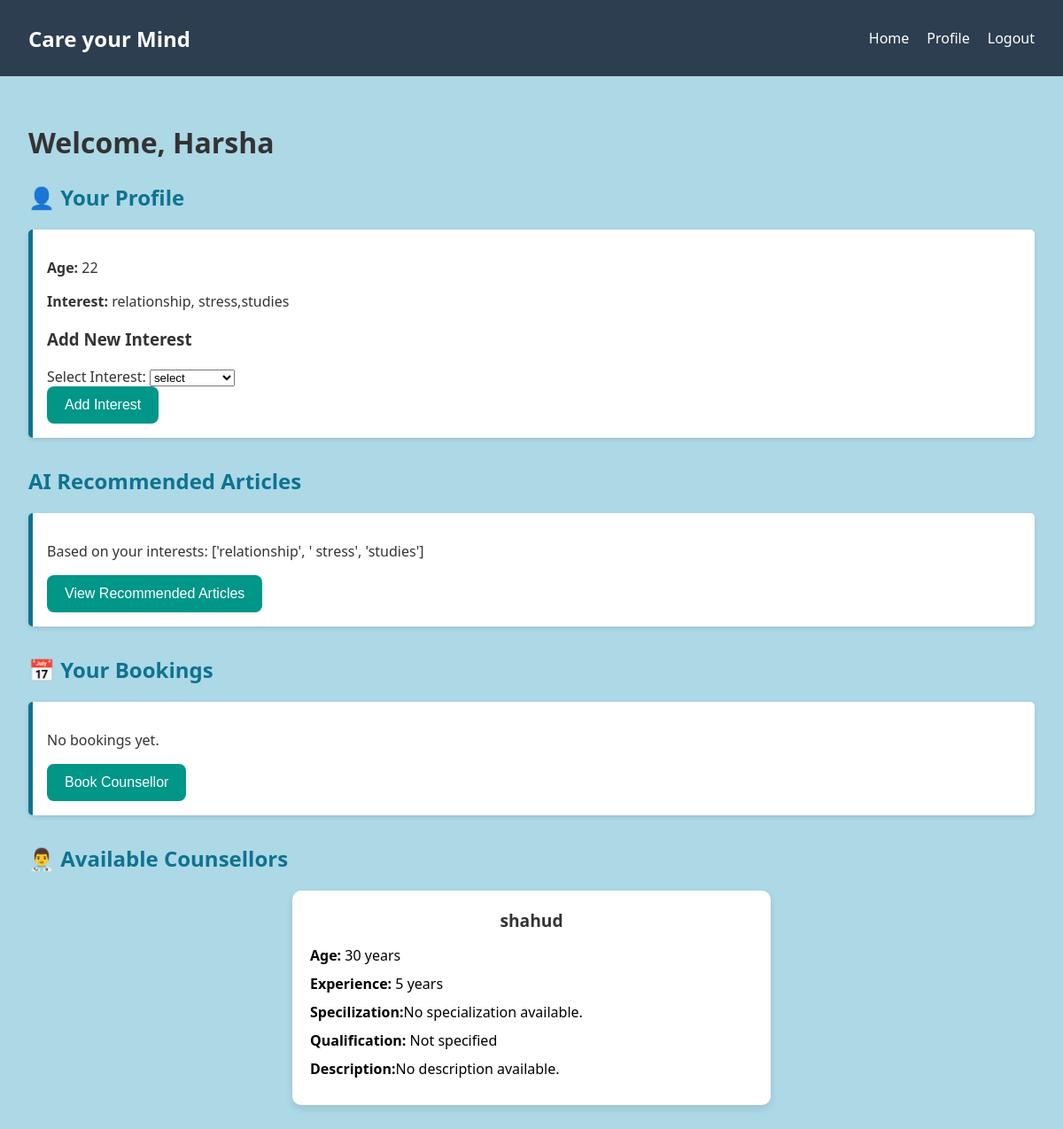
The page /client_dashboard/ (signed in) on the database as committed earlier.
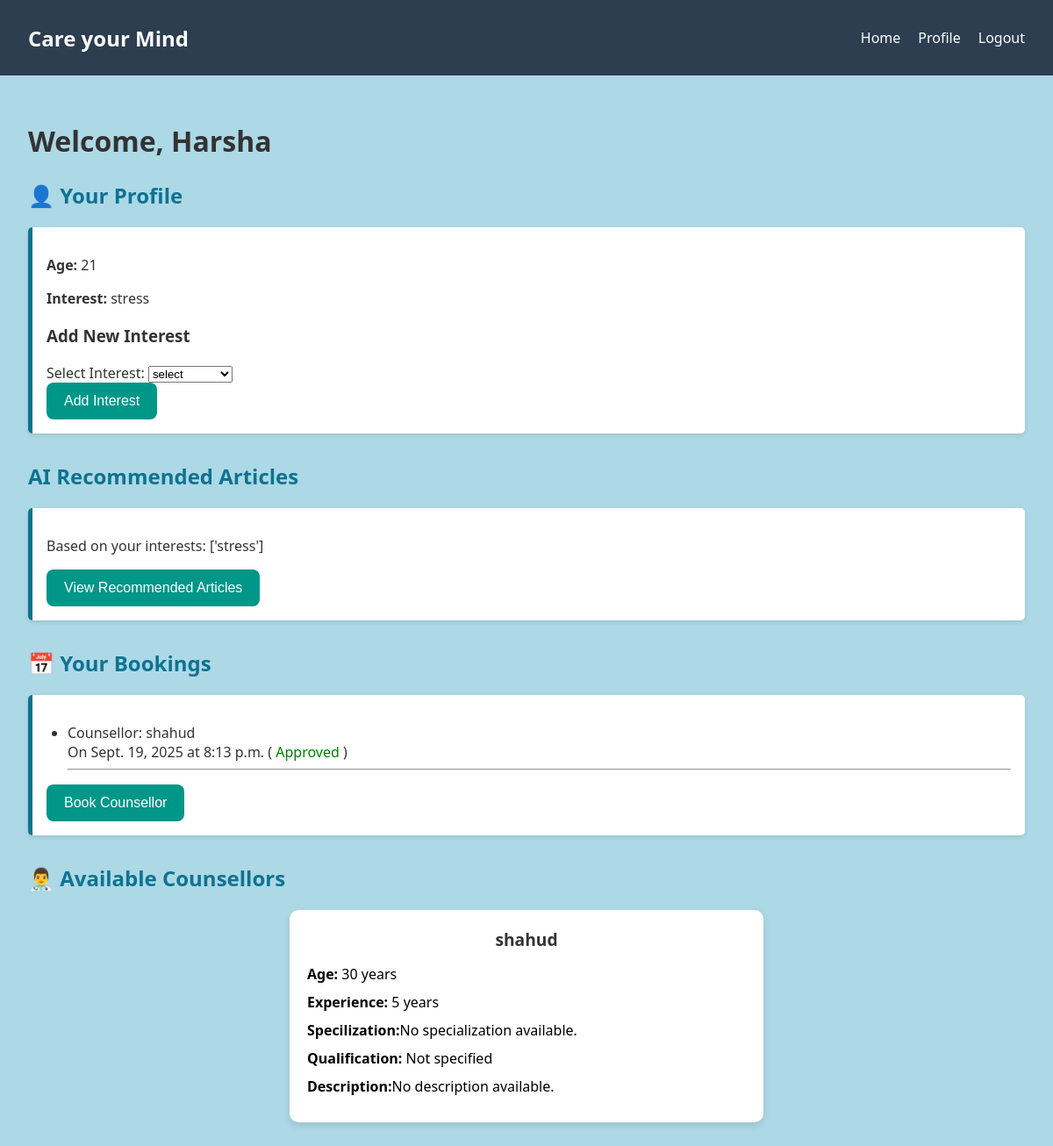
The same page on the database as committed later.
### main/models.py (models this page shows, shortened)
class User(AbstractUser):
    is_client = models.BooleanField(default=False)
    is_counsellor = models.BooleanField(default=False)

class Client(models.Model):
    user = models.OneToOneField(User, on_delete=models.CASCADE, null=True, blank=True)
    age = models.IntegerField(null=True, blank=True)
    interest = models.CharField(max_length=255, blank=True)

class Counsellor(models.Model):
    SPECIALIZATION_CHOICES = [
        ('stress_management', 'Stress Management'),
        ('career_guidance', 'Career Guidance'),
        ('mental_health', 'Mental Health Support'),
        ('marriage_relationship', 'Marriage and Relationship'),
        ('addiction', 'Addiction Counselling'),
        ('grief_loss', 'Grief and Loss'),
        ('self_esteem', 'Self-Esteem and Personal Growth'),
        ('family_therapy', 'Family Therapy'),
        ('trauma_ptsd', 'Trauma and PTSD'),
        ('eating_disorders', 'Eating Disorders Support'),
        ('child_adolescent', 'Child and Adolescent'),
        ('anger_management', 'Anger Management'),
        ('mindfulness', 'Mindfulness and Meditation'),
        ('financial_stress', 'Financial Stress'),
        ('lgbtq', 'LGBTQ+ Affirmative Therapy'),
    ]
    user = models.OneToOneField(User, on_delete=models.CASCADE, null=True, blank=True)
    qualification = models.CharField(max_length=255, blank=True, null=True)
    age = models.IntegerField(null=True, blank=True)
    experience = models.IntegerField(null=True, blank=True)
    specialization = models.CharField(max_length=255, choices=SPECIALIZATION_CHOICES, blank=True)
    description = models.TextField(blank=True, null=True)

class Booking(models.Model):
    client = models.ForeignKey(Client, on_delete=models.CASCADE)
    counsellor = models.ForeignKey(Counsellor, on_delete=models.CASCADE)
    requested_at = models.DateTimeField(auto_now_add=True)
    status = models.CharField(
        max_length=20,
        choices=[("pending", "Pending"), ("approved", "Approved")],
        default="pending"
    )
    approved_date = models.DateField(null=True, blank=True)
    approved_time = models.TimeField(null=True, blank=True)

### main/views.py (the view, shortened to what this page needs)
# urls.py: path('client_dashboard/',views.client_dashboard, name='client_dashboard'),
@login_required
def client_dashboard(request):
    client = request.user.client  # get the logged-in client user
    message = None
    if client.interest:
        interests = client.interest.split(",")
    else:
        interests = []
    articles = []
    for interest in interests:
        interest = interest.strip()
        if interest:
            articles.append(f"AI article about {interest}")
    bookings = Booking.objects.filter(client=client)
    counsellors = Counsellor.objects.all()
    return render(request, 'dashboards/client_dashboard.html', {
        'client': client,
        'interests': interests,
        'articles': articles,
        'bookings': bookings,
        'counsellors': counsellors,
        'message': message
    })

### main/templates/dashboards/client_dashboard.html (shortened to what this page needs)
{% load static %}
<!DOCTYPE html>
<html lang="en">
<head>
  <link rel="stylesheet" href="{% static 'client_dashboard.css' %}">
</head>
<body>
  <nav class="navbar">
    <div class="navbar-brand">Care your Mind</div>
    <ul class="navbar-links">
      <li><a href="{% url 'home' %}">Home</a></li>
      <li><a href="{% url 'client_profile' %}">Profile</a></li>
      <li><a href="{% url 'logout' %}">Logout</a></li>
    </ul>
  </nav>
  <div class="container">
    <h1>Welcome, {{ user.username }}</h1>
    <section class="profile-section">
      <h2>👤 Your Profile</h2>
      <div class="profile-box">
        <p><strong>Age:</strong> {{ user.client.age }}</p>
        <p><strong>Interest:</strong> {{ client.interest }}</p>
        <h3> Add New Interest</h3>
        <form method="POST">
          <label for="new_interest">Select Interest:</label>
          <select name="new_interest" id="new_interest" required>
            <option value="stress">select</option>
          </select>
          <div>
          <button class="btn" type="submit">Add Interest</button>
        </form>
      </div>
    </section>
    <section class="articles-section">
      <h2> AI Recommended Articles</h2>
      <section class="profile-box">
        <p>Based on your interests: {{ interests }}</p>
      <div class="dashboard-links">
        <a href="{% url 'recommend_articles' %}">
          <button class="btn">View Recommended Articles</button>
        </a>
      </div>
    </section class="articles-section">
    <h2>📅 Your Bookings</h2>
    <section class="profile-box">
      {% if bookings %}
        <ul>
          {% for booking in bookings %}
          <li>
            Counsellor: {{ booking.counsellor.user.username }} <br>
            {% if booking.status == "Approved" %}
              On {{ booking.approved_date }} at {{ booking.approved_time }}
              ( <span style="color:green;">Approved</span> )
            {% else %}
              ( <span style="color:orange;">Pending</span> )
            {% endif %}
        </li>
        <hr>
        {% endfor %}
    </ul>
  {% else %}
    <p>No bookings yet.</p>
  {% endif %}
  <a href="{% url 'book_counsellor' %}">
    <button class="btn">Book Counsellor</button>
  </a>
    </section>
<h2>👨‍⚕️ Available Counsellors</h2>
<div class="profile-container">
    {% for counsellor in counsellors %}
    <div class="profile-box-counsellor">
        <div class="name">{{ counsellor.user.username }}</div>
        <div class="age"><b>Age:</b> {{ counsellor.age }} years</div>
        <div class="experience"><b>Experience: </b>{{ counsellor.experience|default:"Not specified" }} years</div>
        <div class="specialization"><b>Specilization:</b>{{ counsellor.specialization|default:"No specialization available." }}</div>
        <div class="qualification"><b>Qualification:</b> {{ counsellor.qualification|default:"Not specified" }}</div>
        <div class="description"><b>Description:</b>{{ counsellor.description|default:"No description available." }}</div>
    </div>
    {% empty %}
    <div>No counsellors available</div>
    {% endfor %}
</div>
  </div>
</body>
</html>

### main/static/client_dashboard.css (style rules this page uses)
body { margin: 0; font-family: 'Segoe UI', Tahoma, Geneva, Verdana, sans-serif; background: lightblue; color: #333; align-items:center; }
.navbar { background: #2c3e50; padding: 1rem 2rem; display: flex; justify-content: space-between; align-items: center; }
.navbar-brand { color: white; font-size: 1.5rem; font-weight: bold; }
.navbar-links { list-style: none; display: flex; gap: 20px; }
.navbar-links li a { color: white; text-decoration: none; font-weight: 500; }
.container { padding: 2rem; }
h1 { font-size: 2rem; margin-bottom: 1.5rem; }
section { margin-bottom: 2rem; }
.profile-section h2 { color: #0e7390; }
.profile-box { background: white; padding: 1rem; border-left: 5px solid #0e7390; box-shadow: 0 2px 5px rgba(0, 0, 0, 0.1); margin-top: 0.5rem; border-radius: 5px; }
.articles-section h2, .bookings-section h2, .counsellor-section h2 { color: #0e7390; }
ul { list-style-type: disc; padding-left: 1.5rem; }
.btn { background-color: #009688; color: white; padding: 12px 20px; border: none; border-radius: 8px; cursor: pointer; font-size: 16px; transition: 0.3s; }
.profile-container { display: flex; flex-direction: column; gap: 20px; align-items: center; }
.profile-box-counsellor { background-color: #fff; border-radius: 10px; box-shadow: 0 4px 8px rgba(0,0,0,0.1); width: 500px; padding: 20px; transition: transform 0.2s; }
.name { font-size: 1.2rem; font-weight: bold; color: #333; margin-bottom: 5px; text-align: center; margin-bottom: 15px; }
.age, .experience, .specialization, .description, .qualification { color: #000000; margin-bottom: 10px; }
.description { text-align: justify; }

Rows that differ between the two databases and show on the page:
changed User "Harsha": client.age "22" → "21"
changed Client: interest "relationship, stress,studies" → "stress"
added Booking: counsellor.user.username "shahud", approved_date "Sept. 19, 2025", approved_time "8:13 p.m."
Other text that changed with them:
{{ interests }}: "['relationship', ' stress', 'studies']" → "['stress']"
text no longer shown: "No bookings yet."
